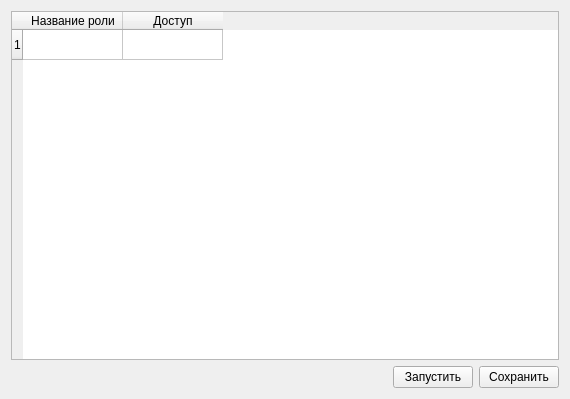
<?xml version="1.0" encoding="UTF-8"?>
<ui version="4.0">
 <class>adminingDetails</class>
 <widget class="QWidget" name="adminingDetails">
  <property name="geometry">
   <rect>
    <x>0</x>
    <y>0</y>
    <width>570</width>
    <height>399</height>
   </rect>
  </property>
  <property name="windowTitle">
   <string>Form</string>
  </property>
  <layout class="QVBoxLayout" name="verticalLayout">
   <item>
    <widget class="QTableWidget" name="tableWidget">
     <row>
      <property name="text">
       <string>1</string>
      </property>
     </row>
     <column>
      <property name="text">
       <string>Название роли</string>
      </property>
     </column>
     <column>
      <property name="text">
       <string>Доступ</string>
      </property>
     </column>
    </widget>
   </item>
   <item>
    <layout class="QHBoxLayout" name="horizontalLayout">
     <item>
      <spacer name="horizontalSpacer">
       <property name="orientation">
        <enum>Qt::Horizontal</enum>
       </property>
       <property name="sizeHint" stdset="0">
        <size>
         <width>40</width>
         <height>20</height>
        </size>
       </property>
      </spacer>
     </item>
     <item>
      <widget class="QPushButton" name="exec">
       <property name="text">
        <string>Запустить</string>
       </property>
      </widget>
     </item>
     <item>
      <widget class="QPushButton" name="pushButton_2">
       <property name="text">
        <string>Сохранить</string>
       </property>
      </widget>
     </item>
    </layout>
   </item>
  </layout>
 </widget>
 <resources/>
 <connections/>
</ui>
